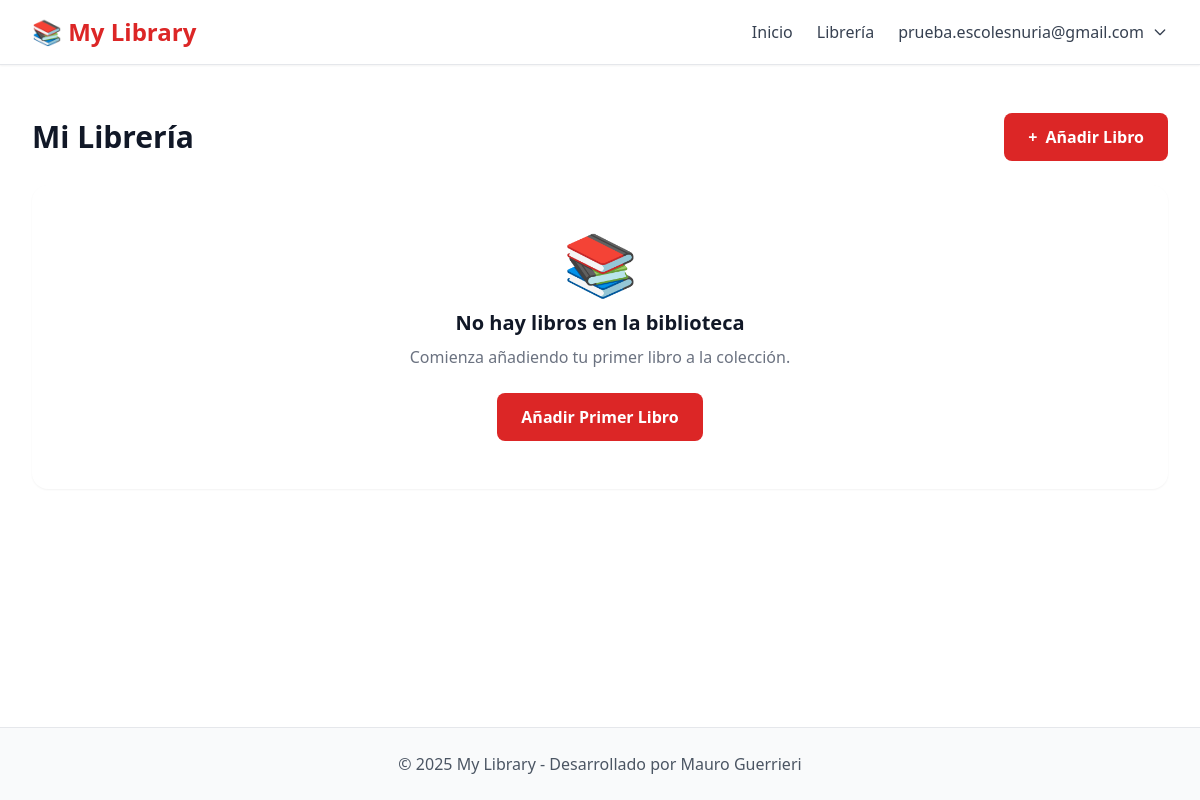
The page /books (signed in) on the database as committed earlier.
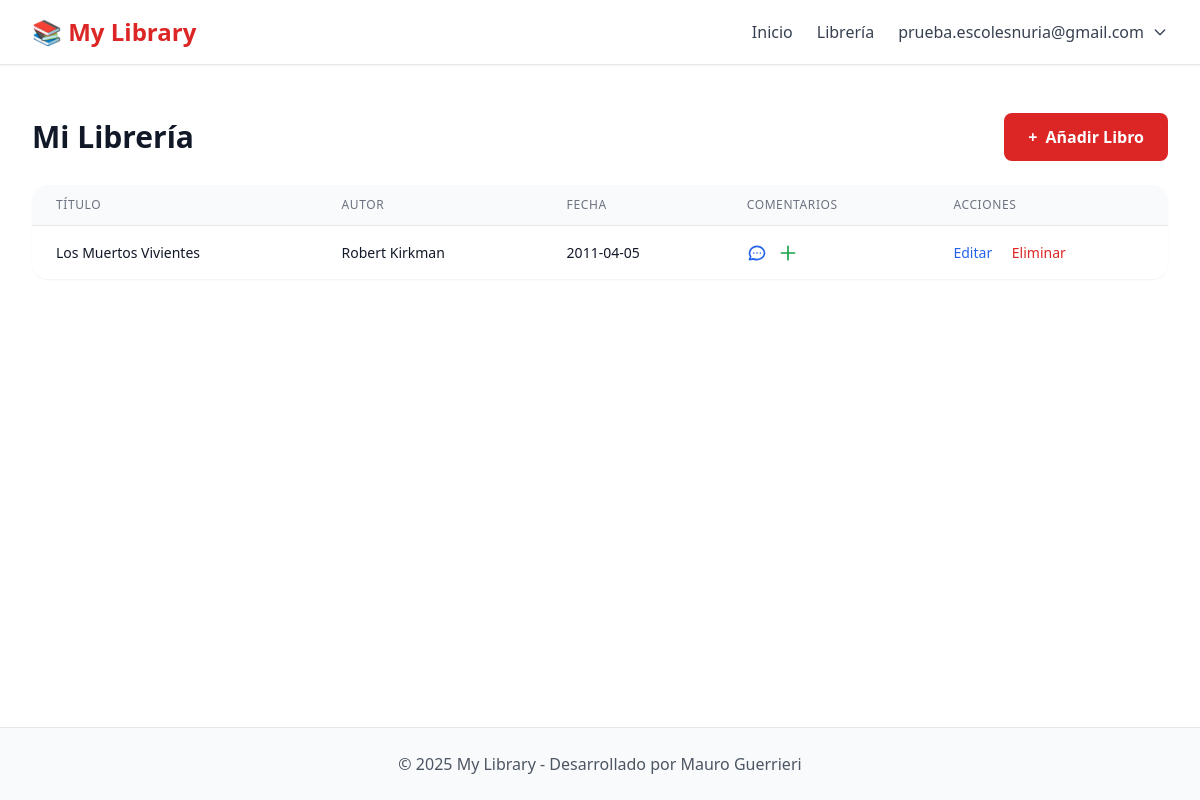
The same page on the database as committed later.
### tables this page shows
CREATE TABLE books (
	id INTEGER NOT NULL PRIMARY KEY AUTOINCREMENT,
	title TEXT NOT NULL,
	author TEXT,
	publish_date TEXT
, user_id INTEGER NOT NULL DEFAULT 0);

### controllers/bookscontroller.php (called while the page is built)
<?php
require_once __DIR__ . '/../models/books.php';
$userId = $_SESSION['user']['id'] ?? null;
$books = getAllBooks($db, $userId);
require __DIR__ . '/../views/books_list.view.php';

### models/books.php (called while the page is built, shortened)
<?php
function getAllBooks(PDO $db, ?int $userId = null): array {
    if ($userId) {
        $stmt = $db->prepare("SELECT id, title, author, publish_date, user_id FROM books WHERE user_id = ? ORDER BY id DESC");
        $stmt->execute([$userId]);
        return $stmt->fetchAll();
    }
    return [];
}

### views/books_list.view.php (the view, shortened to what the changed rows need)
<?php include 'partials/header.view.php'; ?>
<main class="flex-1">
    <div class="max-w-7xl mx-auto py-6 sm:px-6 lg:px-8">
        <div class="px-4 py-6 sm:px-0">
            <div class="flex justify-between items-center mb-6">
                <h1 class="text-3xl font-bold text-gray-900">Mi Librería</h1>
            </div>
            <?php if (empty($books)): ?>
                <div class="text-center py-12 bg-white rounded-2xl shadow-sm">
                    <div class="text-gray-400 text-6xl mb-4">📚</div>
                    <h3 class="text-xl font-semibold text-gray-900 mb-2">No hay libros en la biblioteca</h3>
                    <p class="text-gray-500 mb-6 max-w-2xl mx-auto">
                        Comienza añadiendo tu primer libro a la colección.
                    </p>
                    <?php if ($_SESSION['user']): ?>
                        <a href="/add-book" class="bg-primary text-white px-6 py-3 rounded-lg hover:bg-red-700 font-semibold inline-block">
                            Añadir Primer Libro
                        </a>
                    <?php else: ?>
                        <p class="text-gray-500">
                            <a href="/login" class="text-red-600 hover:text-red-800 font-medium">Inicia sesión para añadir libros.</a>
                        </p>
                    <?php endif; ?>
                </div>
            <?php else: ?>
                <div class="bg-white rounded-2xl shadow-sm overflow-hidden">
                    <div class="overflow-x-auto">
                        <table class="min-w-full divide-y divide-gray-200">
                            <thead class="bg-gray-50">
                                <tr>
                                    <th class="px-6 py-3 text-left text-xs font-medium text-gray-500 uppercase tracking-wider">Título</th>
                                    <th class="px-6 py-3 text-left text-xs font-medium text-gray-500 uppercase tracking-wider">Autor</th>
                                    <th class="px-6 py-3 text-left text-xs font-medium text-gray-500 uppercase tracking-wider">Fecha</th>
                                    <th class="px-6 py-3 text-left text-xs font-medium text-gray-500 uppercase tracking-wider">Comentarios</th>
                                    <?php if ($_SESSION['user']): ?>
                                        <th class="px-6 py-3 text-left text-xs font-medium text-gray-500 uppercase tracking-wider">Acciones</th>
                                    <?php endif; ?>
                                </tr>
                            </thead>
                            <tbody class="bg-white divide-y divide-gray-200">
                                <?php foreach ($books as $book): ?>
                                    <tr class="hover:bg-gray-50">
                                        <td class="px-6 py-4 whitespace-nowrap">
                                            <div class="text-sm font-medium text-gray-900"><?= htmlspecialchars($book['title']) ?></div>
                                        </td>
                                        <td class="px-6 py-4 whitespace-nowrap">
                                            <div class="text-sm text-gray-900"><?= htmlspecialchars($book['author']) ?></div>
                                        </td>
                                        <td class="px-6 py-4 whitespace-nowrap">
                                            <div class="text-sm text-gray-900"><?= htmlspecialchars($book['publish_date']) ?></div>
                                        </td>
                                        <td class="px-6 py-4 whitespace-nowrap">
                                            <div class="text-sm text-gray-900">
                                                <a href="/view-book/<?= $book['id'] ?>" class="text-blue-600 hover:text-blue-900 mr-2" title="Ver Comentarios">
                                                </a>
                                                <?php if ($_SESSION['user']): ?>
                                                    <a href="/add-comment/<?= $book['id'] ?>" class="text-green-600 hover:text-green-900" title="Añadir Comentario">
                                                        <svg class="w-5 h-5 inline" fill="none" stroke="currentColor" viewBox="0 0 24 24">
                                                            <path stroke-linecap="round" stroke-linejoin="round" stroke-width="2" d="M12 4v16m8-8H4"></path>
                                                        </svg>
                                                    </a>
                                                <?php endif; ?>
                                            </div>
                                        </td>
                                        <?php if ($_SESSION['user'] && $book['user_id'] == $_SESSION['user']['id']): ?>
                                            <td class="px-6 py-4 whitespace-nowrap text-sm font-medium">
                                                <a href="/edit-book/<?= $book['id'] ?>" class="text-blue-600 hover:text-blue-900 mr-4">Editar</a>
                                                <form action="/delete-book/<?= $book['id'] ?>" method="POST" class="inline" onsubmit="return confirm('¿Estás seguro de que quieres eliminar este libro?')">
                                                    <button type="submit" class="text-red-600 hover:text-red-900">Eliminar</button>
                                                </form>
                                            </td>
                                        <?php endif; ?>
                                    </tr>
                                <?php endforeach; ?>
                            </tbody>
                        </table>
                    </div>
                </div>
            <?php endif; ?>
        </div>
    </div>
</main>
<?php include 'partials/footer.view.php'; ?>

Rows that differ between the two databases and show on the page:
added books: title "Los Muertos Vivientes", author "Robert Kirkman", publish_date "2011-04-05"
Other text that changed with them:
text no longer shown: "📚 No hay libros en la biblioteca Comienza añadiendo tu primer libro a la colección. Añadir Primer Libro"
text now shown: "TÍTULO AUTOR FECHA COMENTARIOS ACCIONES"
